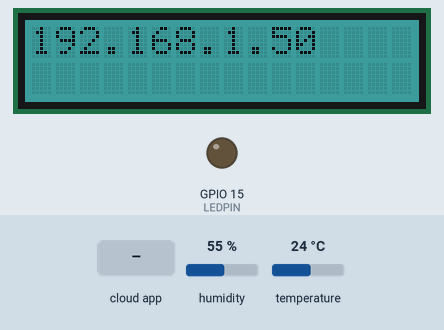
This sketch was run on a simulated ESP8266 (NodeMCU). On the bench: 16×2 character LCD, output pins drawn as LEDs (lit = HIGH). The inputs (shaded band) are chosen by the test bench; at power-on: humidity 55 %, temperature 24 °C. WiFi joins after 1.5 s; servers stay silent unless stated; no MQTT or app messages arrive unless stated; what the sketch prints to the serial monitor is not drawn.

Above: at 2.7 s.
2.8 s: the phone or cloud app sets led to HIGH
At 3.5 s:
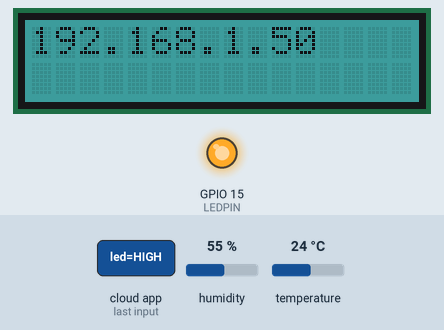
4.3 s: the phone or cloud app sets led to LOW
At 5.4 s:
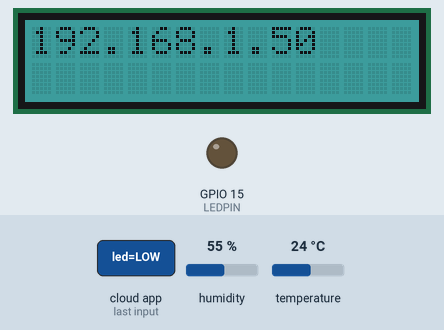
Timing chart, 0 to 7.3 s (numbered marks = the images above; inputs shaded):
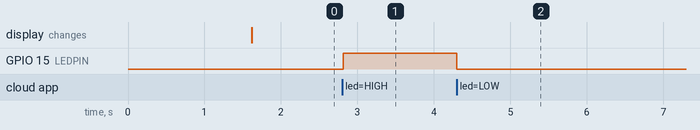

The sketch:

task3.ino
```cpp
#include <ESP8266WiFi.h>
#include "Adafruit_MQTT.h"
#include "Adafruit_MQTT_Client.h"
#include <rgb_lcd.h>        // include the grove RGB LCD library
#include <SimpleDHT.h>


/*********************************** Hardware defines ***********************************************
 *
 ***************************************************************************************************/
#define LEDPIN      15
#define ANALOGUE  A0
#define DHTPIN 16

/******************************* Function prototypes ************************************************
 *
 ***************************************************************************************************/
void MQTTconnect ( void );

/*********************************** Network defines ************************************************
 *
 ***************************************************************************************************/
#define ssid          "Nofal"    // your hotspot SSID or name
#define password      "nofal123"    // your hotspot password

/*********************************** Adafruit IO defines*********************************************
 *
 ***************************************************************************************************/
//#define NOPUBLISH      // comment this out once publishing at less than 10 second intervals

#define ADASERVER     "io.adafruit.com"     // do not change this
#define ADAPORT       1883                  // do not change this
#define ADAUSERNAME   "200238391"               // ADD YOUR username here between the qoutation marks
#define ADAKEY        "aio_fTLl70kUbK78v4oOhXxBRQTT6vH6" // ADD YOUR Adafruit key here betwwen marks

/******************************** Global instances / variables***************************************
 *
 ***************************************************************************************************/
WiFiClient client;    // create a class instance for the MQTT server
rgb_lcd LCD;          // create a class instance of the rgb_lcd class
SimpleDHT22 dht22;


// create an instance of the Adafruit MQTT class. This requires the client, server, portm username and
// the Adafruit key
Adafruit_MQTT_Client MQTT(&client, ADASERVER, ADAPORT, ADAUSERNAME, ADAKEY);

int red = 0, green = 128, blue = 128;             // variables for the RGB backlight colour

/******************************** Feeds *************************************************************
 *
 ***************************************************************************************************/
//Feeds we publish to

// Setup a feed called LED to subscibe to HIGH/LOW changes
Adafruit_MQTT_Subscribe LED = Adafruit_MQTT_Subscribe(&MQTT, ADAUSERNAME "/feeds/led");
Adafruit_MQTT_Publish POT = Adafruit_MQTT_Publish(&MQTT, ADAUSERNAME "/feeds/pot");
Adafruit_MQTT_Publish TEMP  = Adafruit_MQTT_Publish(&MQTT, ADAUSERNAME "/feeds/temp");
Adafruit_MQTT_Publish HUMID  = Adafruit_MQTT_Publish(&MQTT, ADAUSERNAME "/feeds/humid");


/********************************** Main*************************************************************
 *
 ***************************************************************************************************/

int gettemphumid (float *temperature, float *humidity)
{
  if( dht22.read2(DHTPIN, temperature, humidity, NULL) != SimpleDHTErrSuccess )
  {
    Serial.print("Failed to read DHT sensor");
    delay(2000);
    *temperature = -999;
    *humidity = -999;
    return 0; //fall
  }

  Serial.print("Humidity: ");
  Serial.print(*humidity);
  Serial.println(" RH(%)");
  Serial.print("Temperature: ");
  Serial.print(*temperature);
  Serial.println(" *C");
  return 1; //success
}

void setup()
{
  pinMode(LEDPIN,OUTPUT);
  Serial.begin(115200);                         // open a serial port at 115,200 baud
  while(!Serial)                                // wait for serial peripheral to initialise
  {
    ;
  }
  delay(10);                                    // additional delay before attempting to use the serial peripheral
  Serial.print("Attempting to connect to ");    // Inform of us connecting
  Serial.print(ssid);                           // print the ssid over serial

  WiFi.begin(ssid, password);                   // attemp to connect to the access point SSID with the password

  while (WiFi.status() != WL_CONNECTED)         // whilst we are not connected
  {
    delay(500);                                 // wait for 0.5 seconds (500ms)
    Serial.print(".");                          // print a .
  }
  Serial.print("\n");                           // print a new line

  Serial.println("Succesfully connected");      // let us now that we have now connected to the access point
  Serial.print("Mac address: ");                // print the MAC address
  Serial.println(WiFi.macAddress());            // note that the arduino println function will print all six mac bytes for us
  Serial.print("IP:  ");                        // print the IP address
  Serial.println(WiFi.localIP());               // In the same way, the println function prints all four IP address bytes
  Serial.print("Subnet masks: ");               // Print the subnet mask
  Serial.println(WiFi.subnetMask());
  Serial.print("Gateway: ");                    // print the gateway IP address
  Serial.println(WiFi.gatewayIP());
  Serial.print("DNS: ");                        // print the DNS IP address
  Serial.println(WiFi.dnsIP());

  LCD.begin(16, 2);                             // initialise the LCD
  LCD.setRGB(red, green, blue);                 // set the background colour

  LCD.print(WiFi.localIP());                    // update the display with the local (i.e. board) IP address

  MQTT.subscribe(&LED);                         // subscribe to the LED feed
}
/************************************** Loop ********************************************************
 *
 ***************************************************************************************************/
void loop()
{
  float temp, humid;
  gettemphumid(&temp,&humid);
  // This function call ensures that we have a connection to the Adafruit MQTT server. This will make
  // the first connection and automatically tries to reconnect if disconnected. However, if there are
  // three consecutive failled attempts, the code will deliberately reset the microcontroller via the
  // watch dog timer via a forever loop.
  MQTTconnect();

  // an example of subscription code
  Adafruit_MQTT_Subscribe *subscription;                    // create a subscriber object instance
  while ( subscription = MQTT.readSubscription(5000) )      // Read a subscription and wait for max of 5 seconds.
  {                                                         // will return 1 on a subscription being read.
    if (subscription == &LED)                               // if the subscription we have receieved matches the one we are after
    {
      Serial.print("Recieved from the LED subscription:");  // print the subscription out
      Serial.println((char *)LED.lastread);                 // we have to cast the array of 8 bit values back to chars to print
      if(!strcmp((char *)LED.lastread,"HIGH"))
            digitalWrite(15, HIGH);
       if(!strcmp((char *)LED.lastread,"LOW"))
            digitalWrite(15, LOW);

      // ADD code here to compare (char *)LED.lastread against "HIGH" or "LOW". Refer to previous labs
      // for how to use STRCMP. You should use two ifs rather than an if then else structure.
      // we could also convert characters received into integer variables via the use of atoi for passing values from the
      // the broker to the ESP8266


    }
  }


  // Add publishing code here
//  if(!POT.publish(analogRead(ANALOGUE)))
//  Serial.println("The publishing failed");
//  else
//  Serial.println("The publishing succeeded");

  TEMP.publish(temp);
  HUMID.publish(humid);


  // keep alive code. If we are only subscribing, we need to ensure that we are connected. If we do not
  // get a response from a ping to the MQQT broker, disconnect such that on the next loop iteration, we reconnect.
  // Note that this is not needed if we publish to the broker every 10 seconds or less.
  // Compile time directives are used to add or remove this code to the sketch. Once you are publishing,
  // simply remove this code from the sketch by commenting out #define NOPUBLISH at the top of the sketch
  #ifdef NOPUBLISH
  if ( !MQTT.ping() )
  {
    MQTT.disconnect();
  }
  #endif
}
/******************************* MQTT connect *******************************************************
 *
 ***************************************************************************************************/
void MQTTconnect ( void )
{
  unsigned char tries = 0;

  // Stop if already connected.
  if ( MQTT.connected() )
  {
    return;
  }

  Serial.print("Connecting to MQTT... ");

  while ( MQTT.connect() != 0 )                                        // while we are
  {
       Serial.println("Will try to connect again in five seconds");   // inform user
       MQTT.disconnect();                                             // disconnect
       delay(5000);                                                   // wait 5 seconds
       tries++;
       if (tries == 3)
       {
          Serial.println("problem with communication, forcing WDT for reset");
          while (1)
          {
            ;   // forever do nothing
          }
       }
  }

  Serial.println("MQTT succesfully connected!");
}
```

Measured:
- after the input at 2.8 s, GPIO 15 (LEDPIN): LOW → HIGH at once
- after the input at 4.3 s, GPIO 15 (LEDPIN): HIGH → LOW at once
